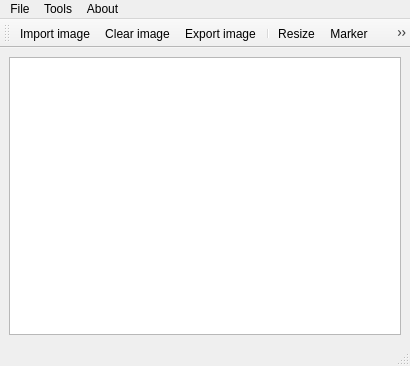
<?xml version="1.0" encoding="UTF-8"?>
<ui version="4.0">
 <class>MainWindow</class>
 <widget class="QMainWindow" name="MainWindow">
  <property name="geometry">
   <rect>
    <x>0</x>
    <y>0</y>
    <width>410</width>
    <height>366</height>
   </rect>
  </property>
  <property name="windowTitle">
   <string>MainWindow</string>
  </property>
  <widget class="QWidget" name="centralwidget">
   <layout class="QVBoxLayout" name="verticalLayout">
    <item>
     <widget class="drawingview" name="graphicsView"/>
    </item>
   </layout>
  </widget>
  <widget class="QMenuBar" name="menubar">
   <property name="geometry">
    <rect>
     <x>0</x>
     <y>0</y>
     <width>410</width>
     <height>25</height>
    </rect>
   </property>
   <widget class="QMenu" name="menuFile">
    <property name="title">
     <string>File</string>
    </property>
    <addaction name="actionImport_image"/>
    <addaction name="actionClear_image"/>
    <addaction name="actionExport_image"/>
   </widget>
   <widget class="QMenu" name="menuTools">
    <property name="title">
     <string>Tools</string>
    </property>
    <addaction name="actionResize"/>
    <addaction name="actionObject_removal"/>
    <addaction name="actionRemove"/>
    <addaction name="actionCancel"/>
   </widget>
   <widget class="QMenu" name="menuAbout">
    <property name="title">
     <string>About</string>
    </property>
    <addaction name="actionProject"/>
    <addaction name="actionAuthors"/>
   </widget>
   <addaction name="menuFile"/>
   <addaction name="menuTools"/>
   <addaction name="menuAbout"/>
  </widget>
  <widget class="QStatusBar" name="statusbar"/>
  <widget class="QToolBar" name="toolBar">
   <property name="windowTitle">
    <string>toolBar</string>
   </property>
   <attribute name="toolBarArea">
    <enum>TopToolBarArea</enum>
   </attribute>
   <attribute name="toolBarBreak">
    <bool>false</bool>
   </attribute>
   <addaction name="actionImport_image"/>
   <addaction name="actionClear_image"/>
   <addaction name="actionExport_image"/>
   <addaction name="separator"/>
   <addaction name="actionResize"/>
   <addaction name="actionObject_removal"/>
   <addaction name="actionRemove"/>
   <addaction name="actionCancel"/>
   <addaction name="separator"/>
   <addaction name="actionProject"/>
   <addaction name="actionAuthors"/>
  </widget>
  <action name="actionProject">
   <property name="icon">
    <iconset resource="Resources.qrc">
     <normaloff>:/rsc/img/about_project.png</normaloff>:/rsc/img/about_project.png</iconset>
   </property>
   <property name="text">
    <string>Project</string>
   </property>
  </action>
  <action name="actionAuthors">
   <property name="icon">
    <iconset resource="Resources.qrc">
     <normaloff>:/rsc/img/about_creators.png</normaloff>:/rsc/img/about_creators.png</iconset>
   </property>
   <property name="text">
    <string>Authors</string>
   </property>
  </action>
  <action name="actionImport_image">
   <property name="icon">
    <iconset resource="Resources.qrc">
     <normaloff>:/rsc/img/import_file.png</normaloff>:/rsc/img/import_file.png</iconset>
   </property>
   <property name="text">
    <string>Import image</string>
   </property>
  </action>
  <action name="actionClear_image">
   <property name="icon">
    <iconset resource="Resources.qrc">
     <normaloff>:/rsc/img/clear.png</normaloff>:/rsc/img/clear.png</iconset>
   </property>
   <property name="text">
    <string>Clear image</string>
   </property>
  </action>
  <action name="actionResize">
   <property name="icon">
    <iconset resource="Resources.qrc">
     <normaloff>:/rsc/img/resize.png</normaloff>:/rsc/img/resize.png</iconset>
   </property>
   <property name="text">
    <string>Resize</string>
   </property>
  </action>
  <action name="actionObject_removal">
   <property name="icon">
    <iconset resource="Resources.qrc">
     <normaloff>:/rsc/img/highlighter.png</normaloff>:/rsc/img/highlighter.png</iconset>
   </property>
   <property name="text">
    <string>Marker</string>
   </property>
  </action>
  <action name="actionExport_image">
   <property name="icon">
    <iconset resource="Resources.qrc">
     <normaloff>:/rsc/img/export_file.png</normaloff>:/rsc/img/export_file.png</iconset>
   </property>
   <property name="text">
    <string>Export image</string>
   </property>
  </action>
  <action name="actionRemove">
   <property name="icon">
    <iconset resource="Resources.qrc">
     <normaloff>:/rsc/img/object_removal.png</normaloff>:/rsc/img/object_removal.png</iconset>
   </property>
   <property name="text">
    <string>Remove</string>
   </property>
  </action>
  <action name="actionCancel">
   <property name="icon">
    <iconset resource="Resources.qrc">
     <normaloff>:/rsc/img/cancel_drawing.png</normaloff>:/rsc/img/cancel_drawing.png</iconset>
   </property>
   <property name="text">
    <string>Cancel</string>
   </property>
  </action>
 </widget>
 <customwidgets>
  <customwidget>
   <class>drawingview</class>
   <extends>QGraphicsView</extends>
   <header>drawingview.h</header>
  </customwidget>
 </customwidgets>
 <resources>
  <include location="Resources.qrc"/>
 </resources>
 <connections/>
</ui>
